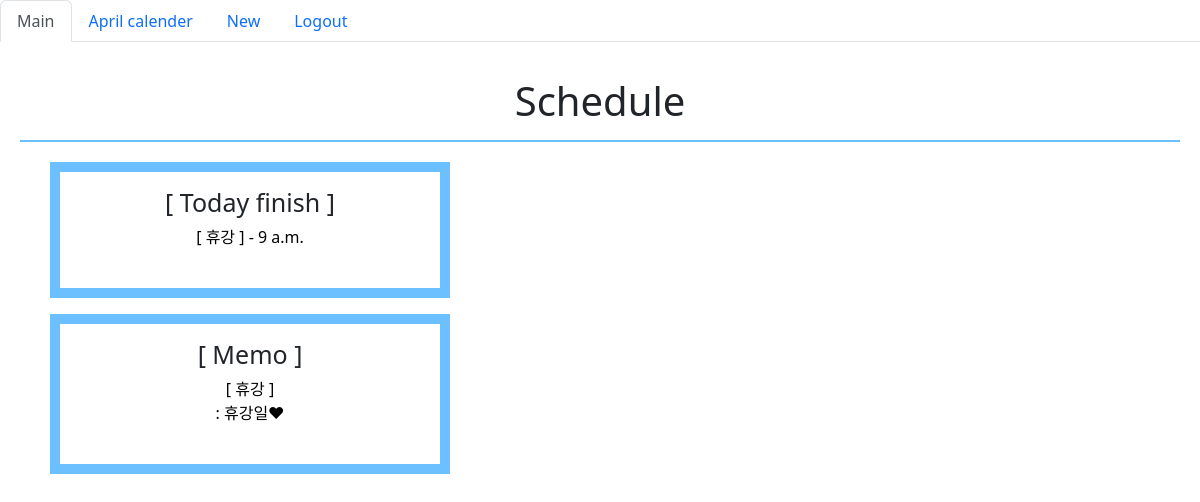
/scheduler/ (signed in), run on the app's committed database.
### scheduler/models.py (models this page shows)
class Schedule(models.Model):
    title = models.CharField(max_length=30)
    time = models.TimeField()
    date = models.DateField()
    place = models.CharField(max_length=20)
    memo = models.CharField(max_length=200)
    user = models.ForeignKey(settings.AUTH_USER_MODEL, on_delete=models.CASCADE)
    created_at = models.DateTimeField(auto_now_add=True)
    updated_at = models.DateTimeField(auto_now=True)

### scheduler/views.py (the view)
# urls.py: path('', views.index_schedule, name='index_schedule'),
def index_schedule(request):
    schedules = Schedule.objects.all()
    today = DateFormat(datetime.now()).format('Y-m-d')
    today_schedules = Schedule.objects.filter(date = today)
    return render(request, 'scheduler/index.html', {'schedules': schedules,
                                                    'today_schedules':today_schedules,})

### scheduler/templates/scheduler/index.html (shortened to what this page needs)
{% extends 'base.html' %}
{% block content %}
<h1>Schedule</h1>
<ol>
    <h2> [ Today finish ] </h2>
    {% for today_schedule in today_schedules %}
    <div>
        <a href="/scheduler/{{today_schedule.pk}}">
        [ {{ today_schedule.title }} ] - {{ today_schedule.time }}
        </a>
        <br>
        <br>
    </div>
    {% endfor %}
</ol>
<ol>
    <h2> [ Memo ] </h2>
    {% for today_schedule in today_schedules %}
    <div>
        <a href="/scheduler/{{today_schedule.pk}}">
       [ {{ today_schedule.title }} ]
            <br>
            : {{ today_schedule.memo }}
            <br>
            <br>
        </a>
    </div>
    {% endfor %}
</ol>
{% endblock content %}

### templates/_style.html (style rules this page uses)
h1 { text-align: center; border-bottom: 2px solid #6CC0FF; padding: 15px; margin: 20px; }
h2 { font-size: 25px }
a { color:black; text-decoration: none; }
ol { box-sizing: border-box; width: 400px; border: solid #6CC0FF 10px; padding: 15px; text-align: center; margin-left: 50px; }

### data on the page
Schedule: title "휴강", time "9 a.m.", memo "휴강일♥"
